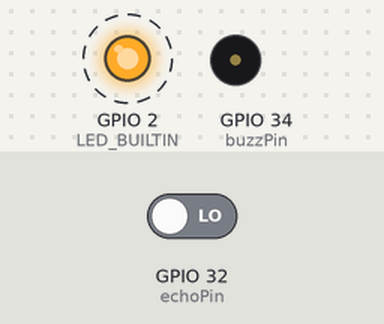
Recording of a sketch running on a simulated ESP32. On the bench: output pins drawn as LEDs (lit = HIGH), buzzer (waves = sounding). Dashed ring = blinking. The inputs (shaded band) are chosen by the test bench; at power-on: GPIO 32 (echoPin) LOW. WiFi joins after 1.5 s; servers stay silent unless stated; what the sketch prints to the serial monitor is not drawn.

Above: at 4.0 s.
Timing chart, 0 to 6.5 s (numbered marks = the images above):
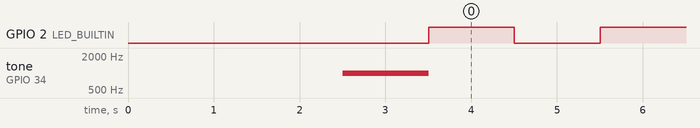

Measured:
- by itself, GPIO 2 (LED_BUILTIN): alternates HIGH for 1.0 s and LOW for 1.0 s
- by itself, tone on GPIO 34 (buzzPin): silent → 1000 Hz at 2.5 s, → silent 1.0 s later

The sketch:

Template.ino
```cpp
#include <WiFi.h>
#include <ESPmDNS.h>
#include <WiFiUdp.h>
#include <ArduinoOTA.h>
#include <SparkFun_TB6612.h>

const char* ssid = "Europa";
const char* password = "codeblocks";

// Motor pins
#define PWMA 33
#define AIN2 25
#define AIN1 26
#define STBY 27
#define BIN1 14
#define BIN2 12
#define PWMB 13

// Ultrasonic pins
#define trigPin 35
#define echoPin 32

// Buzzer pins
#define buzzPin 34
unsigned long previousMillis = 0; // will store last time LED was updated
const long interval = 1000; // interval at which to blink (milliseconds)
int repeatState = LOW; // ledState used to set the LEDo

// these constants are used to allow you to make your motor configuration
// line up with function names like forward.  Value can be 1 or -1
const int offsetR = -1;
const int offsetL = -1;

// Motor init
// Initializing motors.  The library will allow you to initialize as many
// motors as you have memory for.  If you are using functions like forward
// that take 2 motors as arguements you can either write new functions or
// call the function more than once.
Motor motorR = Motor(AIN1, AIN2, PWMA, offsetR, STBY);
Motor motorL = Motor(BIN1, BIN2, PWMB, offsetL, STBY);

// Ultrasonic init
float duration, distance;

void move_forward() {
  update();
  forward(motorL, motorR, 100);
  delay(1000);
  brake(motorL, motorR);
}

void move_back() {
  update();
  back(motorL, motorR, 100);
  delay(1000);
  brake(motorL, motorR);
}

void turn_left() {
  update();
  left(motorL, motorR, 100);
  delay(1000);
  brake(motorL, motorR);
}

void turn_right() {
  update();
  right(motorL, motorR, 100);
  delay(1000);
  brake(motorL, motorR);
}

void quack() {
  update();
  tone(buzzPin, 1000);
  delay(1000);
  noTone(buzzPin);
}

void update() {
  // Listen for OTA updates
  ArduinoOTA.handle();
  // Update distance (cm)
    digitalWrite(trigPin, LOW);
    delayMicroseconds(2);
    digitalWrite(trigPin, HIGH);
    delayMicroseconds(10);
    digitalWrite(trigPin, LOW);
    duration = pulseIn(echoPin, HIGH);
    distance = (duration*.0343)/2;
    Serial.print("Distance: ");
    Serial.println(distance);

  // TODO: Update clap

}


void setup() {
  // OTA setup
  Serial.begin(115200);
  Serial.println("Booting");
  WiFi.mode(WIFI_STA);
  WiFi.begin(ssid, password);
  while (WiFi.waitForConnectResult() != WL_CONNECTED) {
    Serial.println("Connection Failed! Rebooting...");
    delay(5000);
    ESP.restart();
  }

  // Port defaults to 3232
  // ArduinoOTA.setPort(3232);

  // Hostname defaults to esp3232-[MAC]
  // ArduinoOTA.setHostname("myesp32");

  // No authentication by default
  // ArduinoOTA.setPassword("admin");

  // Password can be set with it's md5 value as well
  // MD5(admin) = 21232f297a57a5a743894a0e4a801fc3
  // ArduinoOTA.setPasswordHash("21232f297a57a5a743894a0e4a801fc3");

  ArduinoOTA
    .onStart([]() {
      String type;
      if (ArduinoOTA.getCommand() == U_FLASH)
        type = "sketch";
      else // U_SPIFFS
        type = "filesystem";

      // NOTE: if updating SPIFFS this would be the place to unmount SPIFFS using SPIFFS.end()
      Serial.println("Start updating " + type);
    })
    .onEnd([]() {
      Serial.println("\nEnd");
    })
    .onProgress([](unsigned int progress, unsigned int total) {
      Serial.printf("Progress: %u%%\r", (progress / (total / 100)));
    })
    .onError([](ota_error_t error) {
      Serial.printf("Error[%u]: ", error);
      if (error == OTA_AUTH_ERROR) Serial.println("Auth Failed");
      else if (error == OTA_BEGIN_ERROR) Serial.println("Begin Failed");
      else if (error == OTA_CONNECT_ERROR) Serial.println("Connect Failed");
      else if (error == OTA_RECEIVE_ERROR) Serial.println("Receive Failed");
      else if (error == OTA_END_ERROR) Serial.println("End Failed");
    });

  ArduinoOTA.begin();

  Serial.println("Ready");
  Serial.print("IP address: ");
  Serial.println(WiFi.localIP());

  // Ultrasonic setup

  // Buzzer setup
  pinMode(buzzPin, OUTPUT);
  pinMode(LED_BUILTIN, OUTPUT);

  // ***
  // BLOCK CODE HERE
  // ***
  quack();

}

void loop() {
  ArduinoOTA.handle();
  //Here is the LED blinking section
  unsigned long currentMillis = millis();
  if (currentMillis - previousMillis >= interval) {
  // save the last time you blinked the LED
  previousMillis = currentMillis;
  // if the LED is off turn it on and vice-versa:
  repeatState = not(repeatState);

  digitalWrite(LED_BUILTIN, repeatState);
  // set the LED with the ledState of the variable:
  }

}
```
